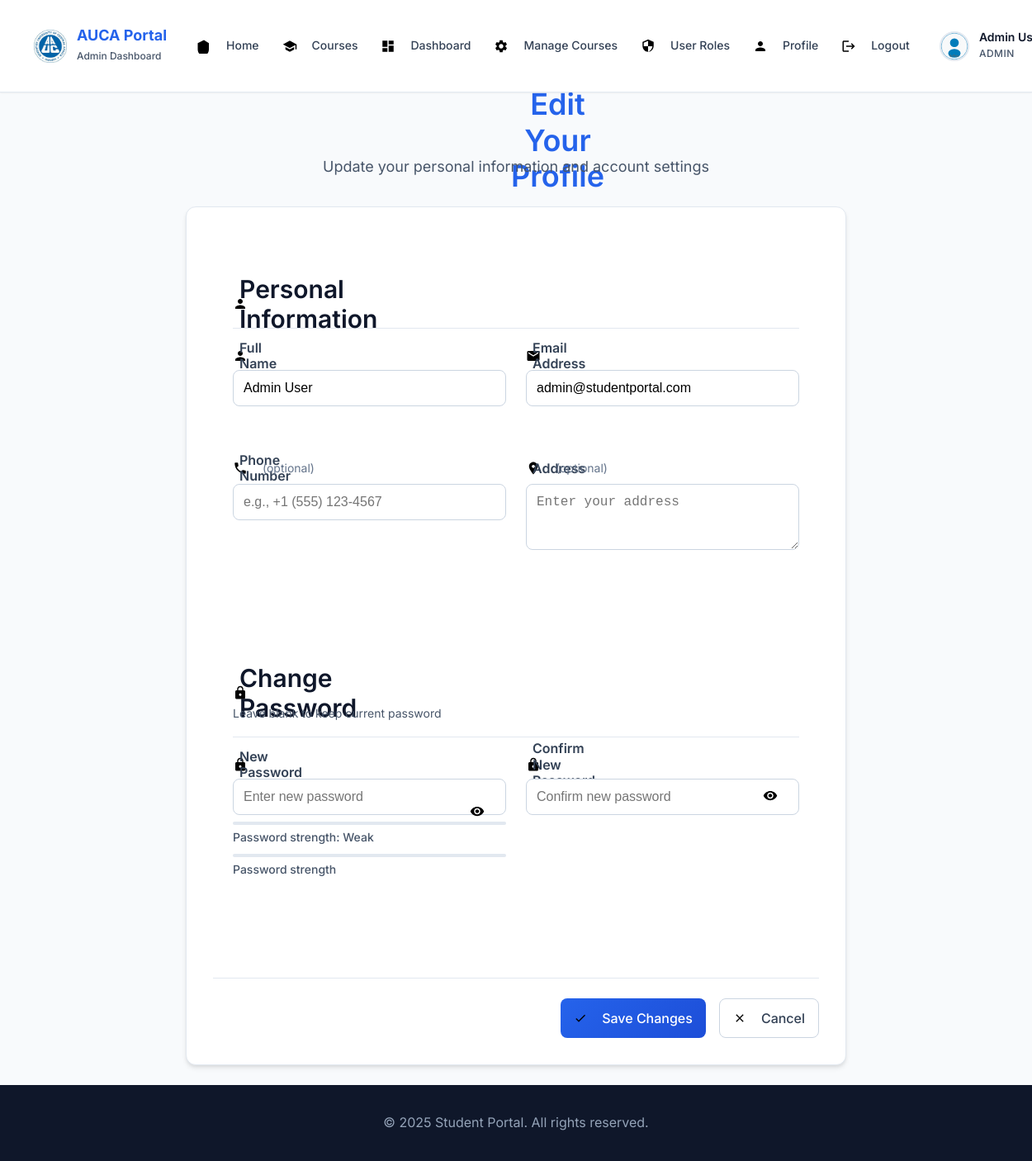
The page /update.php (signed in) on the database its author committed.
### tables this page shows
CREATE TABLE IF NOT EXISTS students (
    id INT AUTO_INCREMENT PRIMARY KEY,
    full_name VARCHAR(255) NOT NULL,
    email VARCHAR(255) NOT NULL UNIQUE,
    phone VARCHAR(20) NULL,
    address TEXT NULL,
    username VARCHAR(100) NOT NULL UNIQUE,
    password_hash VARCHAR(255) NOT NULL,
    role ENUM('student', 'admin') DEFAULT 'student',
    profile_picture VARCHAR(255) DEFAULT NULL,
    created_at TIMESTAMP DEFAULT CURRENT_TIMESTAMP
);

### update.php (the view, shortened to what this page needs)
<?php
require __DIR__ . '/includes/db.php';
$stmt = $pdo->prepare('SELECT full_name, email, phone, address FROM students WHERE id = :id');
$stmt->execute([':id' => $_SESSION['student_id']]);
$student = $stmt->fetch();
?>
<!DOCTYPE html>
<html lang="en">
<head>
    <link rel="stylesheet" href="assets/css/style.css">
    <link rel="stylesheet" href="assets/css/icons.css">
</head>
<body>
    <?php require __DIR__ . '/includes/navigation.php'; ?>
    <main>
        <div class="container">
            <section class="edit-profile-section">
                <div class="profile-header">
                    <h1>
                        <div class="icon icon-edit icon-text">
                            <span>Edit Your Profile</span>
                        </div>
                    </h1>
                    <p>Update your personal information and account settings</p>
                </div>
                <div class="profile-form-container">
                    <form id="profileForm" action="update_process.php" method="post" novalidate>
                        <div class="form-section">
                            <div class="section-header">
                                <h2>
                                    <div class="icon icon-profile icon-text">
                                        <span>Personal Information</span>
                                    </div>
                                </h2>
                            </div>
                            <div class="form-row">
                                <div class="form-group">
                                    <label for="full_name">
                                        <div class="icon icon-profile icon-text">
                                            <span>Full Name</span>
                                        </div>
                                    </label>
                                    <input type="text"
                                           id="full_name"
                                           name="full_name"
                                           value="<?= htmlspecialchars($student['full_name']) ?>"
                                           required
                                           placeholder="Enter your full name">
                                    <div class="field-error" id="full_name_error"></div>
                                </div>
                                <div class="form-group">
                                    <label for="email">
                                        <div class="icon icon-email icon-text">
                                            <span>Email Address</span>
                                        </div>
                                    </label>
                                    <input type="email"
                                           id="email"
                                           name="email"
                                           value="<?= htmlspecialchars($student['email']) ?>"
                                           required
                                           placeholder="Enter your email address">
                                    <div class="field-error" id="email_error"></div>
                                </div>
                            </div>
                            <div class="form-row">
                                <div class="form-group">
                                    <label for="phone">
                                        <div class="icon icon-phone icon-text">
                                            <span>Phone Number</span>
                                        </div>
                                        <span class="optional">(optional)</span>
                                    </label>
                                    <input type="tel"
                                           id="phone"
                                           name="phone"
                                           value="<?= htmlspecialchars($student['phone'] ?? '') ?>"
                                           placeholder="e.g., +1 (555) 123-4567">
                                    <div class="field-error" id="phone_error"></div>
                                </div>
                                <div class="form-group">
                                    <label for="address">
                                        <div class="icon icon-location icon-text">
                                            <span>Address</span>
                                        </div>
                                        <span class="optional">(optional)</span>
                                    </label>
                                    <textarea id="address"
                                              name="address"
                                              rows="3"
                                              placeholder="Enter your address"><?= htmlspecialchars($student['address'] ?? '') ?></textarea>
                                    <div class="field-error" id="address_error"></div>
                                </div>
                            </div>
                        </div>
                        <div class="form-section">
                            <div class="section-header">
                                <h2>
                                    <div class="icon icon-lock icon-text">
                                        <span>Change Password</span>
                                    </div>
                                </h2>
                                <p class="section-description">Leave blank to keep current password</p>
                            </div>
                            <div class="form-row">
                                <div class="form-group">
                                    <label for="password">
                                        <div class="icon icon-lock icon-text">
                                            <span>New Password</span>
                                        </div>
                                    </label>
                                    <div class="password-field">
                                        <input type="password"
                                               id="password"
                                               name="password"
                                               placeholder="Enter new password">
                                        <button type="button" class="password-toggle" onclick="togglePassword('password', this)">
                                            <div class="icon icon-eye"></div>
                                        </button>
                                    </div>
                                    <div class="password-strength" id="password-strength">
                                        <div class="strength-bar">
                                        </div>
                                        <div class="strength-text" id="strength-text">Password strength</div>
                                    </div>
                                    <div class="field-error" id="password_error"></div>
                                </div>
                                <div class="form-group">
                                    <label for="confirm_password">
                                        <div class="icon icon-lock icon-text">
                                            <span>Confirm New Password</span>
                                        </div>
                                    </label>
                                    <div class="password-field">
                                        <input type="password"
                                               id="confirm_password"
                                               name="confirm_password"
                                               placeholder="Confirm new password">
                                        <button type="button" class="password-toggle" onclick="togglePassword('confirm_password', this)">
                                            <div class="icon icon-eye"></div>
                                        </button>
                                    </div>
                                    <div class="field-error" id="confirm_password_error"></div>
                                </div>
                            </div>
                        </div>
                        <div class="form-actions">
                            <button type="submit" class="btn btn-primary">
                                <div class="icon icon-check btn-icon"></div>
                                <span>Save Changes</span>
                            </button>
                            <a href="profile.php" class="btn btn-secondary">
                                <div class="icon icon-x btn-icon"></div>
                                <span>Cancel</span>
                            </a>
                        </div>
                    </form>
                </div>
            </section>
        </div>
    </main>
    <footer>
        <div class="container">
            <p>&copy; <?= date('Y') ?> Student Portal. All rights reserved.</p>
        </div>
    </footer>
</body>
</html>

### includes/navigation.php (shortened to what this page needs)
<?php
$current_page = basename($_SERVER['PHP_SELF']);
$is_logged_in = isset($_SESSION['user_id']);
$user_role = $_SESSION['role'] ?? 'student';
$user_info = null;
if ($is_logged_in) {
    try {
        $stmt = $pdo->prepare('SELECT full_name, role, profile_picture FROM students WHERE id = :id');
        $stmt->execute([':id' => $_SESSION['user_id']]);
        $user_info = $stmt->fetch();
    } catch (PDOException $e) {
    }
}
?>
<header class="header">
    <div class="container">
        <div class="header-content">
            <div class="logo-section">
                <img src="assets/images/logo.png" alt="Student Portal Logo" class="logo">
                <div class="logo-text">
                    <h1>AUCA Portal</h1>
                    <span class="portal-tagline">
                        <?php if ($is_logged_in): ?>
                            <?= $user_role === 'admin' ? 'Admin Dashboard' : 'Student Portal' ?>
                        <?php else: ?>
                            Adventist University of Central Africa
                        <?php endif; ?>
                    </span>
                </div>
            </div>
            <nav class="nav">
                <ul class="nav-list">
                    <li class="nav-item">
                        <a href="index.php" class="nav-link <?= $current_page === 'index.php' ? 'active' : '' ?>">
                            <div class="icon icon-home nav-icon"></div>
                            <span>Home</span>
                        </a>
                    </li>
                    <li class="nav-item">
                        <a href="courses.php" class="nav-link <?= $current_page === 'courses.php' ? 'active' : '' ?>">
                            <div class="icon icon-courses nav-icon"></div>
                            <span>Courses</span>
                        </a>
                    </li>
                    <?php if ($is_logged_in): ?>
                        <?php if ($user_role === 'student'): ?>
                            <li class="nav-item">
                                <a href="student_dashboard.php" class="nav-link <?= $current_page === 'student_dashboard.php' ? 'active' : '' ?>">
                                    <div class="icon icon-dashboard nav-icon"></div>
                                    <span>Dashboard</span>
                                </a>
                            </li>
                            <li class="nav-item">
                                <a href="student_courses.php" class="nav-link <?= $current_page === 'student_courses.php' ? 'active' : '' ?>">
                                    <div class="icon icon-graduation nav-icon"></div>
                                    <span>My Courses</span>
                                </a>
                            </li>
                        <?php elseif ($user_role === 'admin'): ?>
                            <li class="nav-item">
                                <a href="admin_dashboard.php" class="nav-link <?= $current_page === 'admin_dashboard.php' ? 'active' : '' ?>">
                                    <div class="icon icon-dashboard nav-icon"></div>
                                    <span>Dashboard</span>
                                </a>
                            </li>
                            <li class="nav-item">
                                <a href="admin_courses.php" class="nav-link <?= $current_page === 'admin_courses.php' ? 'active' : '' ?>">
                                    <div class="icon icon-settings nav-icon"></div>
                                    <span>Manage Courses</span>
                                </a>
                            </li>
                            <li class="nav-item">
                                <a href="admin_user_roles.php" class="nav-link <?= $current_page === 'admin_user_roles.php' ? 'active' : '' ?>">
                                    <div class="icon icon-admin nav-icon"></div>
                                    <span>User Roles</span>
                                </a>
                            </li>
                        <?php endif; ?>
                        <li class="nav-item">
                            <a href="profile.php" class="nav-link <?= $current_page === 'profile.php' ? 'active' : '' ?>">
                                <div class="icon icon-profile nav-icon"></div>
                                <span>Profile</span>
                            </a>
                        </li>
                        <li class="nav-item">
                            <a href="logout.php" class="nav-link">
                                <div class="icon icon-logout nav-icon"></div>
                                <span>Logout</span>
                            </a>
                        </li>
                    <?php endif; ?>
                </ul>
            </nav>
            <?php if ($is_logged_in && $user_info): ?>
                <div class="user-info">
                    <?php
                    $profile_picture = $user_info['profile_picture'];
                    if ($profile_picture && file_exists(__DIR__ . '/../assets/images/profiles/' . $profile_picture)) {
                        $picture_url = 'assets/images/profiles/' . htmlspecialchars($profile_picture);
                    } else {
                        $picture_url = 'assets/images/default-avatar.svg';
                    }
                    ?>
                    <img src="<?= $picture_url ?>" alt="Profile" class="profile-pic-small">
                    <div class="user-details">
                        <span class="user-name"><?= htmlspecialchars($user_info['full_name']) ?></span>
                        <span class="user-role"><?= ucfirst($user_info['role']) ?></span>
                    </div>
                </div>
            <?php endif; ?>
        </div>
    </div>
</header>

### rows shown on the page
students: full_name "Admin…", role "ADMIN", full_name "Admin User", email "admin@studentportal.com"
